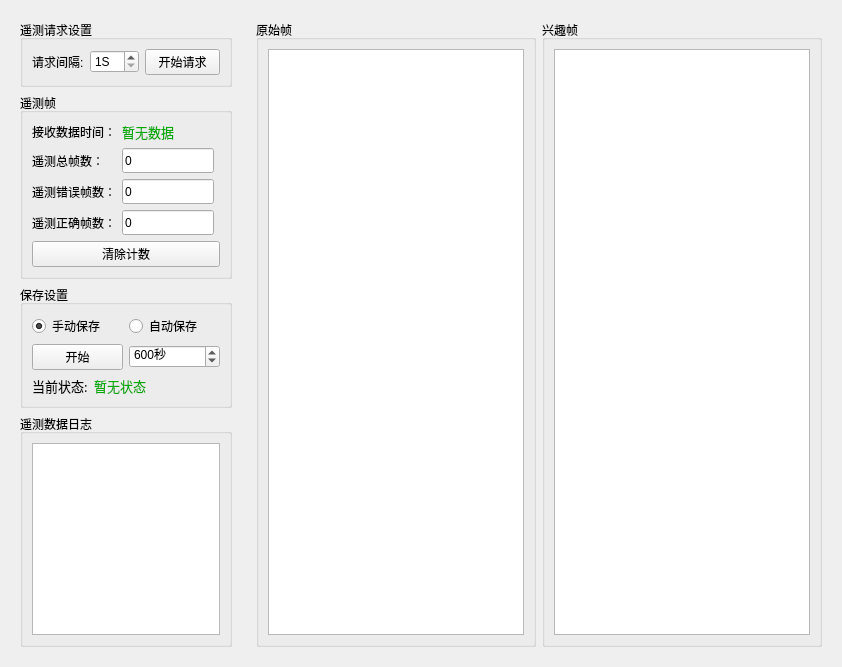
          <widget class="QWidget" name="tab_5">
           <attribute name="title">
            <string>慢遥</string>
           </attribute>
           <layout class="QHBoxLayout" name="horizontalLayout_46">
            <item>
             <widget class="QWidget" name="widget_25" native="true">
              <property name="maximumSize">
               <size>
                <width>230</width>
                <height>16777215</height>
               </size>
              </property>
              <layout class="QVBoxLayout" name="verticalLayout_37">
               <item>
                <widget class="QGroupBox" name="groupBox_28">
                 <property name="minimumSize">
                  <size>
                   <width>0</width>
                   <height>0</height>
                  </size>
                 </property>
                 <property name="title">
                  <string>遥测请求设置</string>
                 </property>
                 <layout class="QVBoxLayout" name="verticalLayout_38">
                  <item>
                   <layout class="QHBoxLayout" name="horizontalLayout_42">
                    <item>
                     <widget class="QLabel" name="label_63">
                      <property name="text">
                       <string>请求间隔:</string>
                      </property>
                     </widget>
                    </item>
                    <item>
                     <widget class="QSpinBox" name="sb_request_interval_2">
                      <property name="suffix">
                       <string>S</string>
                      </property>
                      <property name="minimum">
                       <number>1</number>
                      </property>
                     </widget>
                    </item>
                    <item>
                     <widget class="QPushButton" name="pb_begin_request_slow">
                      <property name="text">
                       <string>开始请求</string>
                      </property>
                     </widget>
                    </item>
                   </layout>
                  </item>
                 </layout>
                </widget>
               </item>
               <item>
                <widget class="QGroupBox" name="groupBox_29">
                 <property name="minimumSize">
                  <size>
                   <width>200</width>
                   <height>0</height>
                  </size>
                 </property>
                 <property name="title">
                  <string>遥测帧</string>
                 </property>
                 <layout class="QGridLayout" name="gridLayout_6">
                  <item row="0" column="0">
                   <widget class="QLabel" name="label_70">
                    <property name="text">
                     <string>接收数据时间：</string>
                    </property>
                   </widget>
                  </item>
                  <item row="0" column="1" colspan="2">
                   <widget class="QLabel" name="lb_recv_tm_data_time_2">
                    <property name="font">
                     <font>
                      <family>微软雅黑</family>
                      <pointsize>10</pointsize>
                     </font>
                    </property>
                    <property name="styleSheet">
                     <string notr="true">color: rgb(0, 170, 0);</string>
                    </property>
                    <property name="text">
                     <string>暂无数据</string>
                    </property>
                   </widget>
                  </item>
                  <item row="1" column="0">
                   <widget class="QLabel" name="label_71">
                    <property name="text">
                     <string>遥测总帧数：</string>
                    </property>
                   </widget>
                  </item>
                  <item row="1" column="1">
                   <widget class="QLineEdit" name="le_frame_total_count_2">
                    <property name="minimumSize">
                     <size>
                      <width>0</width>
                      <height>25</height>
                     </size>
                    </property>
                    <property name="text">
                     <string>0</string>
                    </property>
                   </widget>
                  </item>
                  <item row="2" column="0">
                   <widget class="QLabel" name="label_75">
                    <property name="text">
                     <string>遥测错误帧数：</string>
                    </property>
                   </widget>
                  </item>
                  <item row="2" column="1">
                   <widget class="QLineEdit" name="le_frame_crc_wrong_count_2">
                    <property name="minimumSize">
                     <size>
                      <width>0</width>
                      <height>25</height>
                     </size>
                    </property>
                    <property name="text">
                     <string>0</string>
                    </property>
                   </widget>
                  </item>
                  <item row="3" column="0">
                   <widget class="QLabel" name="label_82">
                    <property name="text">
                     <string>遥测正确帧数：</string>
                    </property>
                   </widget>
                  </item>
                  <item row="3" column="1">
                   <widget class="QLineEdit" name="le_frame_crc_success_count_2">
                    <property name="minimumSize">
                     <size>
                      <width>0</width>
                      <height>25</height>
                     </size>
                    </property>
                    <property name="text">
                     <string>0</string>
                    </property>
                   </widget>
                  </item>
                  <item row="4" column="0" colspan="3">
                   <widget class="QPushButton" name="pb_clear_frame_errors_2">
                    <property name="text">
                     <string>清除计数</string>
                    </property>
                   </widget>
                  </item>
                 </layout>
                </widget>
               </item>
               <item>
                <widget class="QGroupBox" name="groupBox_30">
                 <property name="minimumSize">
                  <size>
                   <width>0</width>
                   <height>100</height>
                  </size>
                 </property>
                 <property name="title">
                  <string>保存设置</string>
                 </property>
                 <layout class="QVBoxLayout" name="verticalLayout_39">
                  <item>
                   <layout class="QHBoxLayout" name="horizontalLayout_43">
                    <item>
                     <widget class="QRadioButton" name="rb_save_data_manual_2">
                      <property name="text">
                       <string>手动保存</string>
                      </property>
                      <property name="checked">
                       <bool>true</bool>
                      </property>
                     </widget>
                    </item>
                    <item>
                     <widget class="QRadioButton" name="rb_save_data_auto_2">
                      <property name="text">
                       <string>自动保存</string>
                      </property>
                     </widget>
                    </item>
                   </layout>
                  </item>
                  <item>
                   <layout class="QHBoxLayout" name="horizontalLayout_44">
                    <item>
                     <widget class="QPushButton" name="pb_begin_save_data_2">
                      <property name="text">
                       <string>开始</string>
                      </property>
                     </widget>
                    </item>
                    <item>
                     <widget class="QSpinBox" name="sb_time_2">
                      <property name="suffix">
                       <string>秒</string>
                      </property>
                      <property name="maximum">
                       <number>100000</number>
                      </property>
                      <property name="value">
                       <number>600</number>
                      </property>
                     </widget>
                    </item>
                   </layout>
                  </item>
                  <item>
                   <layout class="QHBoxLayout" name="horizontalLayout_45" stretch="0,1">
                    <item>
                     <widget class="QLabel" name="label_64">
                      <property name="font">
                       <font>
                        <family>微软雅黑</family>
                        <pointsize>10</pointsize>
                       </font>
                      </property>
                      <property name="text">
                       <string>当前状态:</string>
                      </property>
                     </widget>
                    </item>
                    <item>
                     <widget class="QLabel" name="lb_status_show_2">
                      <property name="font">
                       <font>
                        <family>微软雅黑</family>
                        <pointsize>10</pointsize>
                       </font>
                      </property>
                      <property name="styleSheet">
                       <string notr="true">color: rgb(0, 170, 0);</string>
                      </property>
                      <property name="text">
                       <string>暂无状态</string>
                      </property>
                     </widget>
                    </item>
                   </layout>
                  </item>
                 </layout>
                </widget>
               </item>
               <item>
                <widget class="QGroupBox" name="groupBox_31">
                 <property name="maximumSize">
                  <size>
                   <width>16666</width>
                   <height>16777215</height>
                  </size>
                 </property>
                 <property name="title">
                  <string>遥测数据日志</string>
                 </property>
                 <layout class="QVBoxLayout" name="verticalLayout_40">
                  <item>
                   <widget class="QTextEdit" name="te_tm_info_2">
                    <property name="html">
                     <string>&lt;!DOCTYPE HTML PUBLIC &quot;-//W3C//DTD HTML 4.0//EN&quot; &quot;http://www.w3.org/TR/REC-html40/strict.dtd&quot;&gt;
&lt;html&gt;&lt;head&gt;&lt;meta name=&quot;qrichtext&quot; content=&quot;1&quot; /&gt;&lt;style type=&quot;text/css&quot;&gt;
p, li { white-space: pre-wrap; }
&lt;/style&gt;&lt;/head&gt;&lt;body style=&quot; font-family:'SimSun'; font-size:9pt; font-weight:400; font-style:normal;&quot;&gt;
&lt;p style=&quot;-qt-paragraph-type:empty; margin-top:0px; margin-bottom:0px; margin-left:0px; margin-right:0px; -qt-block-indent:0; text-indent:0px;&quot;&gt;&lt;br /&gt;&lt;/p&gt;&lt;/body&gt;&lt;/html&gt;</string>
                    </property>
                   </widget>
                  </item>
                 </layout>
                </widget>
               </item>
              </layout>
             </widget>
            </item>
            <item>
             <widget class="QWidget" name="widget_24" native="true">
              <layout class="QHBoxLayout" name="horizontalLayout_41">
               <item>
                <widget class="QGroupBox" name="groupBox_26">
                 <property name="title">
                  <string>原始帧</string>
                 </property>
                 <layout class="QVBoxLayout" name="verticalLayout_35">
                  <item>
                   <widget class="QTableView" name="tableView_3_slow"/>
                  </item>
                 </layout>
                </widget>
               </item>
               <item>
                <widget class="QGroupBox" name="groupBox_27">
                 <property name="title">
                  <string>兴趣帧</string>
                 </property>
                 <layout class="QVBoxLayout" name="verticalLayout_36">
                  <item>
                   <widget class="QTableView" name="tableView_4_slow"/>
                  </item>
                 </layout>
                </widget>
               </item>
              </layout>
             </widget>
            </item>
           </layout>
          </widget>
